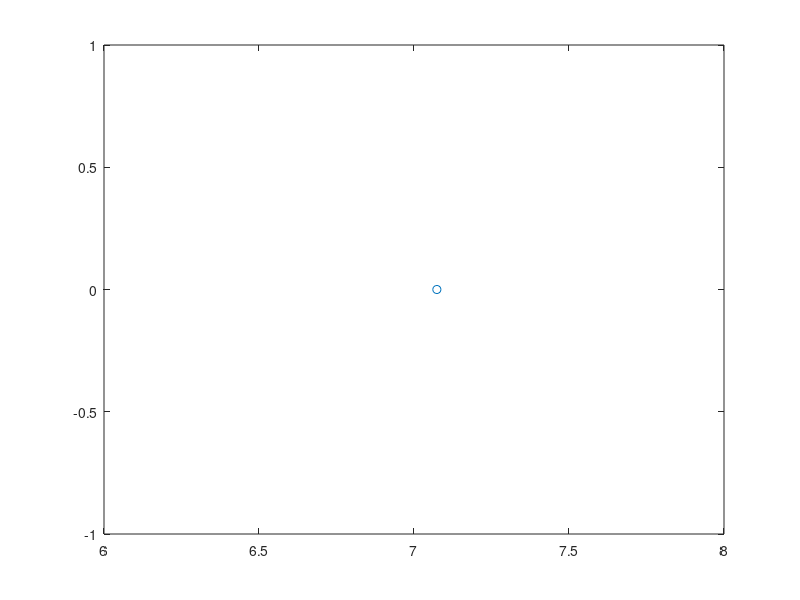

Reproduce this figure in MATLAB.
% this script will generate points that are 'd' distance apart over a
% virion of radius 'R'
%-------------------------------------------------------------------------------------------------------------
R=100;
xc=0;
yc=0;
zc=0;
c=[xc yc zc];
%c=[0 0 0];
%--------------------------------------------------------------------------------------------------------------
%d=9.0826;
d=50;
%R=59.325;
%no of cicles in one hemisphere
S=(pi*R)/2
N=round(S/d)
% points in the 0th circle
n=round(2*pi*R/d)
Z=0;
t=[0:n-1]';
       A=R*cos(2*pi*t/n);
       B=R*sin(2*pi*t/n);
       plot(R*cos(2*pi*t/n),R*sin(2*t*pi/n),'o')
C=horzcat(A,B);       
D=repmat(Z,n,1);
E=horzcat(C,D);
F=[0 0 0];
G=repmat(F,n,1);
E=E+G;
%dlmwrite('circle_0.new',E,' ');
% points on other circles
for i=1:N
    theta=(i*d/R);
    R_new=R*(cos(theta));
    Z=R*(sin(theta));
    n=round((2*pi*R_new/d));
    t=[0:n-1]';
       A=R_new*cos(2*pi*t/n);
       B=R_new*sin(2*pi*t/n);
       plot(R_new*cos(2*pi*t/n),R_new*sin(2*t*pi/n),'o')
    C=horzcat(A,B);
    D=repmat(Z,n,1);
    H=horzcat(C,D);
    F=[0 0 0];
    G=repmat(F,n,1);
    H=H+G;
    E=vertcat(E,H);
    
    %dlmwrite('circle[i].new',E,' ');
end
for i=1:N
    theta=(i*d/R);
    R_new=R*(cos(theta));
    Z=-R*(sin(theta));
    n=round((2*pi*R_new/d));
    t=[0:n-1]';
       A=R_new*cos(2*pi*t/n);
       B=R_new*sin(2*pi*t/n);
       plot(R_new*cos(2*pi*t/n),R_new*sin(2*t*pi/n),'o')
    C=horzcat(A,B);
    D=repmat(Z,n,1);
    I=horzcat(C,D);
    F=[0 0 0];
    G=repmat(F,n,1);
    I=I+G;
    E=vertcat(E,I);
    
    %dlmwrite('circle[i].new',E,' ');
end
dlmwrite('hanna-points-5.txt',E,' ');
